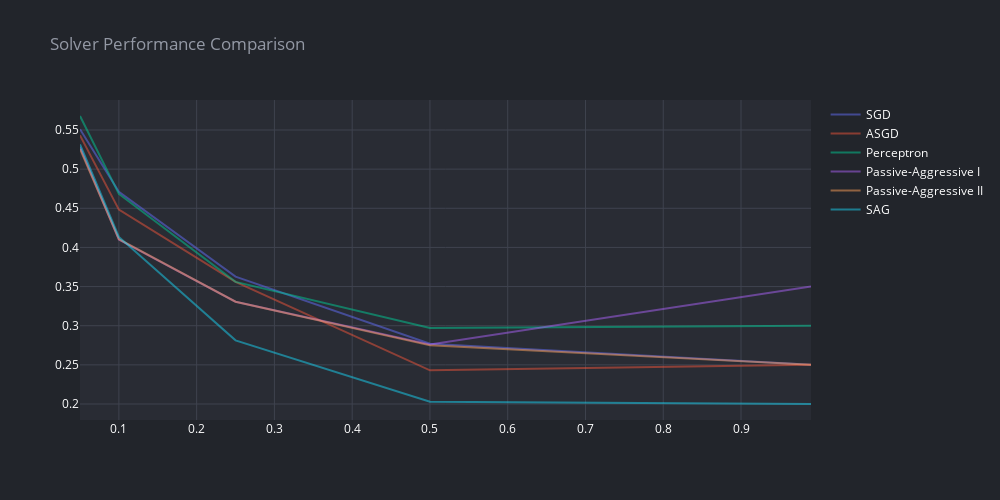

Notebook code cell kept with this figure:
### Code cell
import numpy as np
import matplotlib.pyplot as plt

from sklearn.model_selection import train_test_split
from sklearn.linear_model import SGDClassifier, Perceptron
from sklearn.linear_model import PassiveAggressiveClassifier
from sklearn.linear_model import LogisticRegression

heldout = [0.95, 0.90, 0.75, 0.50, 0.01]
rounds = 20
X,y  = make_classification(n_classes=4, n_clusters_per_class=1, random_state=42)

classifiers = [
    ("SGD", SGDClassifier(max_iter=100)),
    ("ASGD", SGDClassifier(average=True)),
    ("Perceptron", Perceptron()),
    ("Passive-Aggressive I", PassiveAggressiveClassifier(loss='hinge', C=1.0, tol=1e-4)),
    ("Passive-Aggressive II", PassiveAggressiveClassifier(loss='squared_hinge', C=1.0, tol=1e-4)),
    ("SAG", LogisticRegression(multi_class='auto', solver='sag', tol=1e-1, C=1.e4 / X.shape[0]))
]

xx = 1. - np.array(heldout)

plts = []

for name, clf in classifiers:
    print("training %s" % name)
    rng = np.random.RandomState(42)
    yy = []
    for i in heldout:
        yy_ = []
        for r in range(rounds):
            X_train, X_test, y_train, y_test = \
                train_test_split(X, y, test_size=i, random_state=rng)
            clf.fit(X_train, y_train)
            y_pred = clf.predict(X_test)
            yy_.append(1 - np.mean(y_pred == y_test))
        yy.append(np.mean(yy_))

    plts.append(scatter(xx,yy, name))

fig = go.Figure(data=plts)
render(fig, title='Solver Performance Comparison', width=1000)

### Figure 1 — Plotly figure (JSON) as saved in the notebook; plotly's stock layout.template omitted (floating-point values rounded to 4 significant figures)
{"data": [{"marker": {"size": 3}, "mode": "lines", "name": "SGD", "opacity": 0.5, "type": "scatter", "x": [0.05, 0.1, 0.25, 0.5, 0.99], "y": [0.5511, 0.4711, 0.3627, 0.277, 0.25]}, {"marker": {"size": 3}, "mode": "lines", "name": "ASGD", "opacity": 0.5, "type": "scatter", "x": [0.05, 0.1, 0.25, 0.5, 0.99], "y": [0.5432, 0.4483, 0.356, 0.243, 0.25]}, {"marker": {"size": 3}, "mode": "lines", "name": "Perceptron", "opacity": 0.5, "type": "scatter", "x": [0.05, 0.1, 0.25, 0.5, 0.99], "y": [0.5679, 0.4683, 0.356, 0.297, 0.3]}, {"marker": {"size": 3}, "mode": "lines", "name": "Passive-Aggressive I", "opacity": 0.5, "type": "scatter", "x": [0.05, 0.1, 0.25, 0.5, 0.99], "y": [0.5279, 0.41, 0.3307, 0.276, 0.35]}, {"marker": {"size": 3}, "mode": "lines", "name": "Passive-Aggressive II", "opacity": 0.5, "type": "scatter", "x": [0.05, 0.1, 0.25, 0.5, 0.99], "y": [0.5258, 0.4106, 0.3307, 0.275, 0.25]}, {"marker": {"size": 3}, "mode": "lines", "name": "SAG", "opacity": 0.5, "type": "scatter", "x": [0.05, 0.1, 0.25, 0.5, 0.99], "y": [0.5316, 0.4133, 0.2813, 0.203, 0.2]}], "layout": {"height": 500, "legend": {"font": {"color": "#ffffff"}}, "paper_bgcolor": "#22252B", "plot_bgcolor": "#292C34", "showlegend": true, "title": {"font": {"color": "#9398A4"}, "text": "Solver Performance Comparison"}, "width": 1000, "xaxis": {"autorange": true, "gridcolor": "#3F434F", "range": [0.05, 0.99], "tickfont": {"color": "#ffffff"}, "title": {"font": {"color": "#ffffff"}}, "type": "linear", "zeroline": false}, "yaxis": {"autorange": true, "gridcolor": "#3F434F", "range": [0.1796, 0.5883], "tickfont": {"color": "#ffffff"}, "title": {"font": {"color": "#ffffff"}}, "type": "linear", "zeroline": false}}}
